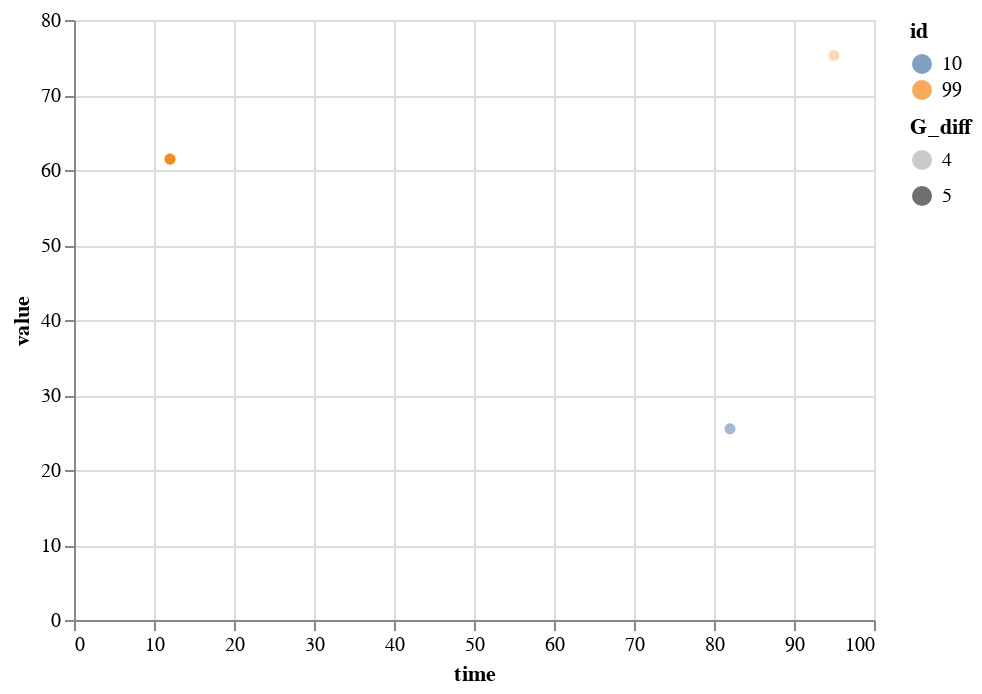

This figure's notebook cell:
### Code cell
id_check=[10,5,99]
vis = FriendGame(id_check,c1)
vis.interactive()

### Figure 1 — Vega-Lite specification as saved in the notebook (floating-point values rounded to 4 significant figures)
{"config": {"view": {"continuousWidth": 400, "continuousHeight": 300}}, "data": {"name": "data-1d2aca14277e977dedaacfa54ea9a865"}, "mark": "circle", "encoding": {"color": {"field": "id", "type": "nominal"}, "opacity": {"field": "G_diff", "type": "ordinal"}, "tooltip": [{"field": "id", "type": "quantitative"}, {"field": "time", "type": "quantitative"}, {"field": "value", "type": "quantitative"}], "x": {"field": "time", "type": "quantitative"}, "y": {"field": "value", "type": "quantitative"}}, "selection": {"selector009": {"type": "interval", "bind": "scales", "encodings": ["x", "y"]}}, "$schema": "https://vega.github.io/schema/vega-lite/v4.17.0.json", "datasets": {"data-1d2aca14277e977dedaacfa54ea9a865": [{"id_data": 141, "G_diff": 5, "time": 12, "value": 61.46, "id": 99}, {"id_data": 141, "G_diff": 5, "time": 12, "value": 61.46, "id": 99}, {"id_data": 111, "G_diff": 4, "time": 82, "value": 25.5, "id": 10}, {"id_data": 111, "G_diff": 4, "time": 82, "value": 25.5, "id": 10}, {"id_data": 138, "G_diff": 4, "time": 95, "value": 75.28, "id": 99}]}}
